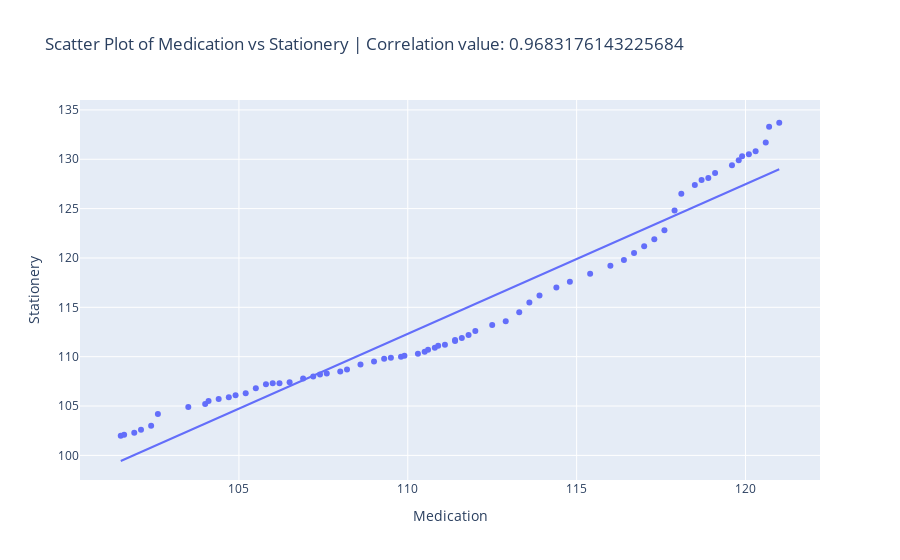

Source (notebook cell):
### Code cell
FIRST_INDEX = 3
SECOND_INDEX = 4
fig = px.scatter(
        merged_data,
        x=cpi_components[FIRST_INDEX],
        y=cpi_components[SECOND_INDEX],
        title=f'Scatter Plot of {cpi_components[FIRST_INDEX]} vs {cpi_components[SECOND_INDEX]} | Correlation value: {np.corrcoef(merged_data[cpi_components[FIRST_INDEX]], merged_data[cpi_components[SECOND_INDEX]])[0][1]}',
        labels={component: component, 'Rate': 'Inflation Rate'},
        trendline='ols'  # Add a trendline
    )
fig.show()

### Figure 1 — Plotly figure (JSON) as saved in the notebook; plotly's stock layout.template omitted (floating-point values rounded to 4 significant figures)
{"data": [{"hovertemplate": "Medication=%{x}<br>Stationery=%{y}<extra></extra>", "legendgroup": "", "marker": {"color": "#636efa", "symbol": "circle"}, "mode": "markers", "name": "", "orientation": "v", "showlegend": false, "type": "scatter", "x": [101.5, 101.6, 101.9, 102.1, 102.4, 102.6, 103.5, 104, 104.1, 104.4, 104.7, 104.9, 105.2, 105.5, 105.8, 106, 106.2, 106.5, 106.9, 107.2, 107.4, 107.6, 108, 108.2, 108.6, 109, 109.3, 109.5, 109.8, 109.9, 110.3, 110.5, 110.6, 110.8, 110.9, 111.1, 111.4, 111.4, 111.6, 111.8, 112, 112.5, 112.9, 113.3, 113.6, 113.9, 114.4, 114.8, 115.4, 116, 116.4, 116.7, 117, 117.3, 117.6, 117.9, 118.1, 118.5, 118.7, 118.9, 119.1, 119.6, 119.8, 119.9, 120.1, 120.3, 120.6, 120.7, 121], "xaxis": "x", "y": [102, 102.1, 102.3, 102.6, 103, 104.2, 104.9, 105.2, 105.5, 105.7, 105.9, 106.1, 106.3, 106.8, 107.2, 107.3, 107.3, 107.4, 107.8, 108, 108.2, 108.3, 108.5, 108.7, 109.2, 109.5, 109.8, 109.9, 110, 110.1, 110.3, 110.5, 110.7, 110.9, 111.1, 111.2, 111.6, 111.7, 111.9, 112.2, 112.6, 113.2, 113.6, 114.5, 115.5, 116.2, 117, 117.6, 118.4, 119.2, 119.8, 120.5, 121.2, 121.9, 122.8, 124.8, 126.5, 127.4, 127.9, 128.1, 128.6, 129.4, 129.9, 130.3, 130.5, 130.8, 131.7, 133.3, 133.7], "yaxis": "y"}, {"hovertemplate": "<b>OLS trendline</b><br>Stationery = 1.51593 * Medication + -54.4362<br>R<sup>2</sup>=0.937639<br><br>Medication=%{x}<br>Stationery=%{y} <b>(trend)</b><extra></extra>", "legendgroup": "", "marker": {"color": "#636efa", "symbol": "circle"}, "mode": "lines", "name": "", "showlegend": false, "type": "scatter", "x": [101.5, 101.6, 101.9, 102.1, 102.4, 102.6, 103.5, 104, 104.1, 104.4, 104.7, 104.9, 105.2, 105.5, 105.8, 106, 106.2, 106.5, 106.9, 107.2, 107.4, 107.6, 108, 108.2, 108.6, 109, 109.3, 109.5, 109.8, 109.9, 110.3, 110.5, 110.6, 110.8, 110.9, 111.1, 111.4, 111.4, 111.6, 111.8, 112, 112.5, 112.9, 113.3, 113.6, 113.9, 114.4, 114.8, 115.4, 116, 116.4, 116.7, 117, 117.3, 117.6, 117.9, 118.1, 118.5, 118.7, 118.9, 119.1, 119.6, 119.8, 119.9, 120.1, 120.3, 120.6, 120.7, 121], "xaxis": "x", "y": [99.43, 99.58, 100.0, 100.3, 100.8, 101.1, 102.5, 103.2, 103.4, 103.8, 104.3, 104.6, 105.0, 105.5, 105.9, 106.3, 106.6, 107.0, 107.6, 108.1, 108.4, 108.7, 109.3, 109.6, 110.2, 110.8, 111.3, 111.6, 112.0, 112.2, 112.8, 113.1, 113.2, 113.5, 113.7, 114.0, 114.4, 114.4, 114.7, 115.0, 115.3, 116.1, 116.7, 117.3, 117.8, 118.2, 119.0, 119.6, 120.5, 121.4, 122.0, 122.5, 122.9, 123.4, 123.8, 124.3, 124.6, 125.2, 125.5, 125.8, 126.1, 126.9, 127.2, 127.3, 127.6, 127.9, 128.4, 128.5, 129.0], "yaxis": "y"}], "layout": {"legend": {"tracegroupgap": 0}, "title": {"text": "Scatter Plot of Medication vs Stationery | Correlation value: 0.9683176143225684"}, "xaxis": {"anchor": "y", "domain": [0, 1], "title": {"text": "Medication"}}, "yaxis": {"anchor": "x", "domain": [0, 1], "title": {"text": "Stationery"}}}}
